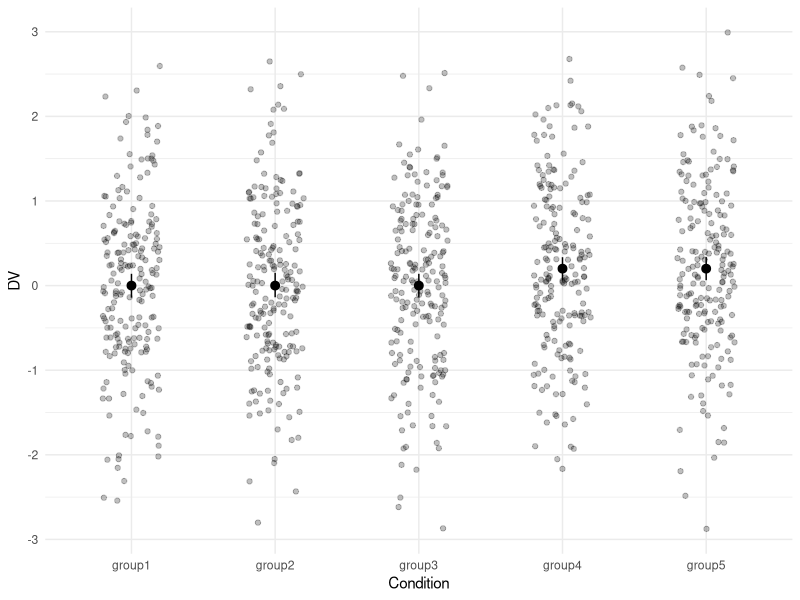

Here is the R script that generated this plot:
## ---- chunk 1
#| message: false

# Load packages
library(MASS)
library(tidyverse)
library(viridis)

# Set the default ggplot theme
theme_set(theme_minimal())

# Set options
options(
  knitr.kable.NA = "",
  digits = 2
)
## ---- chunk 2
#| label: setting

# Set the simulation parameters
Ms <- c(0, 0, 0, 0.2, 0.2)
SDs <- 1
n <- 195

# Produce the variance-covariance matrix
Sigma <- matrix(nrow = 5, ncol = 5, data = c(
    SDs, 0, 0, 0, 0,
    0, SDs, 0, 0, 0,
    0, 0, SDs, 0, 0,
    0, 0, 0, SDs, 0,
    0, 0, 0, 0, SDs
  )
)

# Simulate the values
m <- mvrnorm(n = n, mu = Ms, Sigma = Sigma, empirical = TRUE)

# Prepare the data by converting it to a data frame and making it tidy
colnames(m) <- c("group1", "group2", "group3", "group4", "group5")

data <- as_tibble(m)

data <- pivot_longer(
  data = data, 
  cols = everything(), 
  names_to = "condition", 
  values_to = "DV"
)

# Plot the simulated data
ggplot(data, aes(x = condition, y = DV)) +
  geom_jitter(width = .2, alpha = .25) +
  stat_summary(fun.data = "mean_cl_boot", geom = "pointrange") +
  labs(x = "Condition")
## ---- chunk 3
anova <- aov(DV ~ condition, data = data)
summary(anova)

lm <- lm(DV ~ condition, data = data)
summary(lm)

pairwise.t.test(data$DV, data$condition)

library(emmeans)
emmeans <- emmeans(lm, specs = pairwise ~ condition)
emmeans
